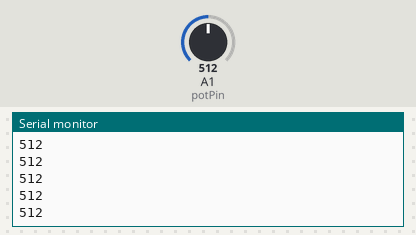
A sketch run on a simulated Arduino Uno, built with avr-gcc and run on an emulated ATmega328P. Parts: the last lines printed to the serial monitor. The inputs (shaded band) are chosen by the test bench; at power-on: A1 (potPin) = 512.

Above: at 1.2 s.
1.3 s: A1 (potPin) set to 716
At 1.32 s:
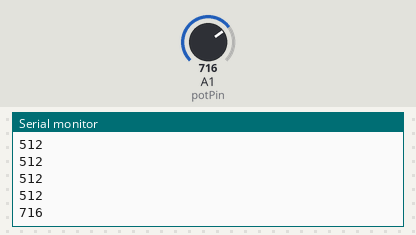
2.8 s: A1 (potPin) set to 900
At 2.83 s:
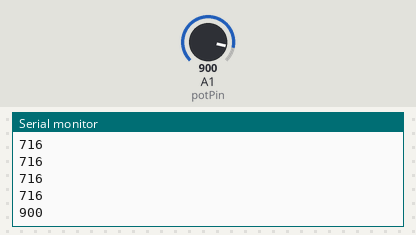
Timing chart, 0 to 5.8 s (numbered marks = the images above; inputs shaded):
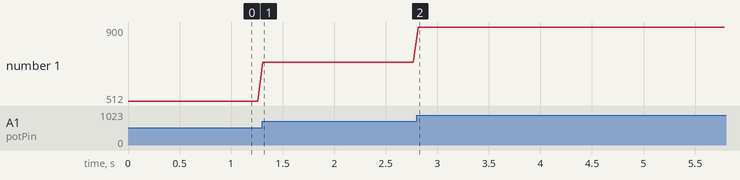

Measured:
- after the input at 1.3 s, the serial monitor: prints a new line at once (image 1)
- after the input at 2.8 s, the serial monitor: prints a new line at once (image 2)
- plotted number 1: 512 → 716 after the input at 1.3 s, 716 → 900 after the input at 2.8 s

The sketch:

arduino0425.ino
```cpp
const int potPin = A1; // 可變電阻接到 A1 腳位

void setup() {
  Serial.begin(9600); // 初始化串口通信
}

void loop() {
  int potValue = analogRead(potPin); // 讀取可變電阻的值 (0-1023)
  Serial.println(potValue); // 將數值發送到串口
  delay(50); // 延遲 50 毫秒，避免數據過於頻繁
}
```
